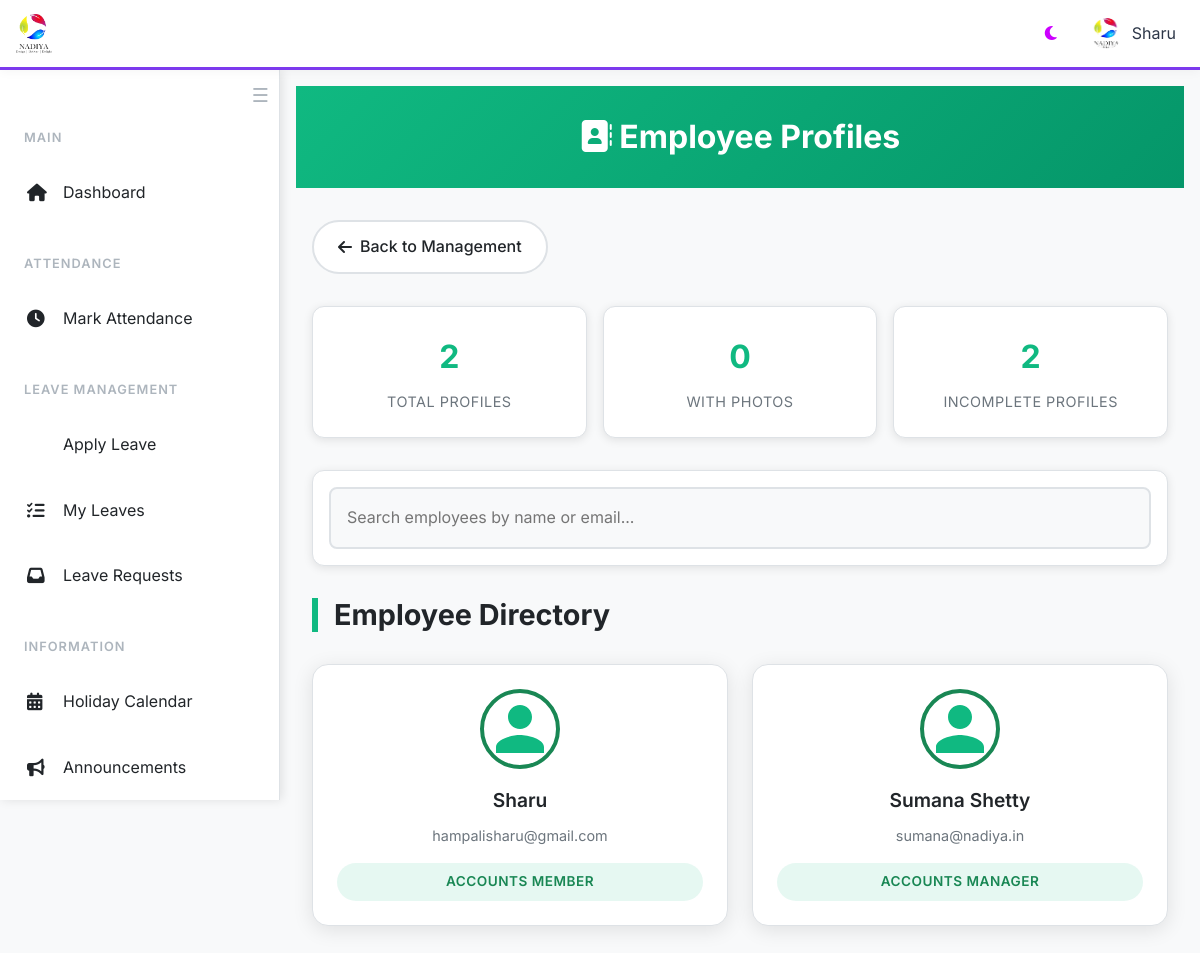
Page /create_user (signed in) on the committed database.
### website/models.py (models this page shows, shortened)
class User(db.Model, UserMixin):
    id = db.Column(db.Integer, primary_key=True)
    first_name = db.Column(db.String(150))
    last_name = db.Column(db.String(150))
    email = db.Column(db.String(150), unique=True, nullable=False)
    password = db.Column(db.String(512), nullable=False)
    earned =  db.Column(db.Float, default=0)
    medic = db.Column(db.Float, default=0)
    pay =  db.Column(db.Float, default=0)
    role = db.Column(db.String(150))
    probation = db.Column(db.Boolean, default = 0)
    photo = db.Column(db.String(150))
    documents = db.relationship('Document', backref='user', lazy=True)
    reset_token = db.Column(db.String(36), nullable=True)
    attendances = db.relationship('Attendance', backref='user', lazy=True)

### website/views.py (the view)
@views.route('/create_user', methods=['GET', 'POST'])
@login_required
def create_user():
    users = User.query.all()
    return render_template('create_user.html', users=users)

### website/templates/create_user.html (shortened to what this page needs)
{% extends "base.html" %}
{% block content %}
<div class="page-header">
    <div class="container">
        <h1><i class="fas fa-address-book"></i> Employee Profiles</h1>
    </div>
</div>
<div class="container">
    <a href="/misc-category" class="back-btn">
        <i class="fas fa-arrow-left"></i> Back to Management
    </a>
    {% if users %}
        <div class="stats-grid">
            <div class="stat-card">
                <div class="stat-number">{{ users|length }}</div>
                <div class="stat-label">Total Profiles</div>
            </div>
            <div class="stat-card">
                <div class="stat-number">{{ users|selectattr('photo')|list|length }}</div>
                <div class="stat-label">With Photos</div>
            </div>
            <div class="stat-card">
                <div class="stat-number">{{ users|length - users|selectattr('photo')|list|length }}</div>
                <div class="stat-label">Incomplete Profiles</div>
            </div>
        </div>
        <div class="search-container">
            <input type="text" class="search-input" id="searchInput" placeholder="Search employees by name or email...">
        </div>
        <div class="profiles-container">
            <h2 class="profiles-title">Employee Directory</h2>
            <div class="profiles-grid" id="profilesGrid">
                {% for user in users %}
                <div class="profile-card" data-name="{{ user.first_name.lower() }}" data-email="{{ user.email.lower() }}">
                    {% if user.photo %}
                        <img src="{{ url_for('views.uploaded_file', setname='photos', filename=user.photo) }}"
                             alt="Profile Photo" class="profile-avatar">
                    {% else %}
                        <img
                             alt="Default Avatar" class="profile-avatar">
                    {% endif %}
                    <a href="{{ url_for('views.profile', user_id=user.id) }}" class="profile-name">
                        {{ user.first_name.title() }}
                    </a>
                    <div class="profile-email">{{ user.email }}</div>
                    {% if user.role %}
                        <div class="profile-role">{{ user.role.replace('_', ' ').title() }}</div>
                    {% endif %}
                </div>
                {% endfor %}
            </div>
        </div>
    {% else %}
        <div class="no-profiles">
            <i class="fas fa-users-slash"></i>
            <p>No employee profiles found.</p>
        </div>
    {% endif %}
</div>
{% endblock %}

### website/templates/base.html (shortened to what this page needs)
<!DOCTYPE html>
<html lang="en" data-theme="light">
<head>
    <link href="https://cdn.jsdelivr.net/npm/bootstrap@5.3.0/dist/css/bootstrap.min.css" rel="stylesheet">
    <link rel="stylesheet" href="https://cdnjs.cloudflare.com/ajax/libs/font-awesome/6.4.0/css/all.min.css">
</head>
<body>
    <header class="top-header">
        <div class="header-logo">
            <img src="{{ url_for('static', filename='logo.png') }}" alt="Nadiya Logo">
        </div>
        <div class="header-actions">
            <button class="theme-toggle" onclick="toggleTheme()">
                <i class="fas fa-moon" id="theme-icon"></i>
            </button>
            {% if current_user.is_authenticated %}
            <div class="user-profile" onclick="window.location.href='/profile/{{ current_user.id }}'">
                {% if current_user.photo %}
                    <img src="{{ url_for('views.uploaded_file', setname='photos', filename=current_user.photo) }}" alt="Profile">
                {% else %}
                    <img src="{{ url_for('static', filename='logo.png') }}" alt="Profile">
                {% endif %}
                <span>{{ current_user.first_name }}</span>
            </div>
            {% endif %}
        </div>
    </header>
  <nav class="sidebar" id="sidebar">
  <button id="sidebarCollapseBtn" class="sidebar-collapse-btn" onclick="toggleSidebarCollapse()" title="Collapse Sidebar">
    <span class="hamburger-icon">☰</span>
</button>
    <br>
        <div class="sidebar-content">
            {% if current_user.is_authenticated %}
            <div class="nav-section">
                <div class="nav-section-title">Main</div>
                <div class="nav-item">
                    <a href="/" class="nav-link">
                        <i class="fas fa-home"></i>
                        <span>Dashboard</span>
                    </a>
                </div>
            </div>
            <div class="nav-section">
                <div class="nav-section-title">Attendance</div>
                <div class="nav-item">
                    <a href="/attendance" class="nav-link">
                        <i class="fas fa-clock"></i>
                        <span>Mark Attendance</span>
                    </a>
                </div>
            </div>
            <div class="nav-section">
                <div class="nav-section-title">Leave Management</div>
                <div class="nav-item">
                    <a href="/apply_leave" class="nav-link">
                        <span>Apply Leave</span>
                    </a>
                </div>
                <div class="nav-item">
                    <a href="/approved_leaves" class="nav-link">
                        <i class="fas fa-list-check"></i>
                        <span>My Leaves</span>
                    </a>
                </div>
                <div class="nav-item">
                    <a href="/leave_requests" class="nav-link">
                        <i class="fas fa-inbox"></i>
                        <span>Leave Requests</span>
                    </a>
                </div>
            </div>
            <div class="nav-section">
                <div class="nav-section-title">Information</div>
                <div class="nav-item">
                    <a href="/display_holidays" class="nav-link">
                        <i class="fas fa-calendar-alt"></i>
                        <span>Holiday Calendar</span>
                    </a>
                </div>
                <div class="nav-item">
                    <a href="/announcements" class="nav-link">
                        <i class="fas fa-bullhorn"></i>
                        <span>Announcements</span>
                    </a>
                </div>
            </div>
            {% endif %}
        </div>
    </nav>
    <main class="main-content" id="mainContent">
        {% block content %}{% endblock %}
    </main>
</body>
</html>

### website/templates/base.html (style rules this page uses)
:root { --bg-primary: #ffffff; --bg-secondary: #f8f9fa; --bg-tertiary: #e9ecef; --text-primary: #212529; --text-secondary: #6c757d; --text-muted: #adb5bd; --border-color: #dee2e6; --shadow: rgba(0, 0, 0, 0.1); --accent-primary: #0d6efd; --accent-secondary: #6f42c1; --success: #198754; --warning: #fd7e14; --danger: #dc3545; --info: #0dcaf0; --navbar-bg: #1a1d23; --sidebar-width: 280px; --sidebar-collapsed-width: 60px; }
* { margin: 0; padding: 0; box-sizing: border-box; }
body { font-family: 'Inter', sans-serif; background-color: var(--bg-secondary); color: var(--text-primary); line-height: 1.6; transition: all 0.3s ease; padding-top: 70px; }
:root { --header-bg: #ffffff; --header-text: #2d3748; --header-border: #7c3aed; --toggle-btn-color: #7c3aed; !important }
.top-header { position: fixed; top: 0; left: 0; right: 0; height: 70px; background: var(--header-bg); color: var(--header-text); z-index: 1000; display: flex; align-items: center; padding: 0 1rem; box-shadow: 0 2px 10px rgba(0,0,0,0.04); border-bottom: 3px solid var(--header-border); transition: background 0.3s, color 0.3s, border-color 0.3s; }
.header-logo { display: flex; align-items: center; flex: 1; }
.header-logo img { height: 40px; margin-right: 1rem; }
.header-actions { display: flex; align-items: center; gap: 1rem; }
.theme-toggle { background: rgba(255,255,255,0.1); border: none; color: rgb(204, 0, 255); padding: 0.5rem; border-radius: 8px; cursor: pointer; transition: all 0.3s ease; }
.user-profile { display: flex; align-items: center; gap: 0.5rem; padding: 0.5rem; border-radius: 8px; transition: all 0.3s ease; cursor: pointer; }
.user-profile img { width: 35px; height: 35px; border-radius: 50%; border: 2px solid rgba(255,255,255,0.3); }
.sidebar { position: fixed; top: 70px; left: -280px; width: var(--sidebar-width); height: calc(100vh - 70px); background: var(--bg-primary); border-right: 1px solid var(--border-color); box-shadow: 2px 0 10px var(--shadow); transition: left 0.3s ease, width 0.3s ease; z-index: 999; overflow-y: auto; }
.sidebar.open { left: 0; }
.sidebar-collapse-btn { background: none; border: none; color: var(--text-muted); font-size: 1.2rem; position: absolute; top: 10px; right: 10px; z-index: 1001; transition: color 0.2s; cursor: pointer; }
.sidebar-content { padding: 2rem 0; }
.nav-section { margin-bottom: 2rem; }
.nav-section-title { font-size: 0.8rem; font-weight: 600; color: var(--text-muted); text-transform: uppercase; letter-spacing: 1px; padding: 0 1.5rem; margin-bottom: 1rem; }
.nav-item { margin-bottom: 0.5rem; }
.nav-link { display: flex; align-items: center; padding: 1rem 1.5rem; color: var(--text-primary); text-decoration: none; transition: all 0.3s ease; border-left: 3px solid transparent; }
.nav-link i { width: 20px; margin-right: 1rem; font-size: 1.1rem; }
.main-content { min-height: calc(100vh - 70px); padding: 1rem; transition: margin-left 0.3s ease; }
.main-content.shifted { margin-left: var(--sidebar-width); }
@media (min-width: 1200px) { .sidebar { left: 0; } }
@media (min-width: 1200px) { .main-content { margin-left: var(--sidebar-width); } }
* { transition: background-color 0.3s ease, color 0.3s ease, border-color 0.3s ease; }

### rows in the picture
User: first_name "Sharu", email "hampalisharu@gmail.com", role.replace "ACCOUNTS MEMBER"
User: first_name "Sumana Shetty", email "sumana@nadiya.in", role.replace "ACCOUNTS MANAGER"

### other values in the picture
{{ users|length }} "2"
{{ users|selectattr('photo')|list|length }} "0"
{{ users|length - users|selectattr('photo')|list|length }} "2"
